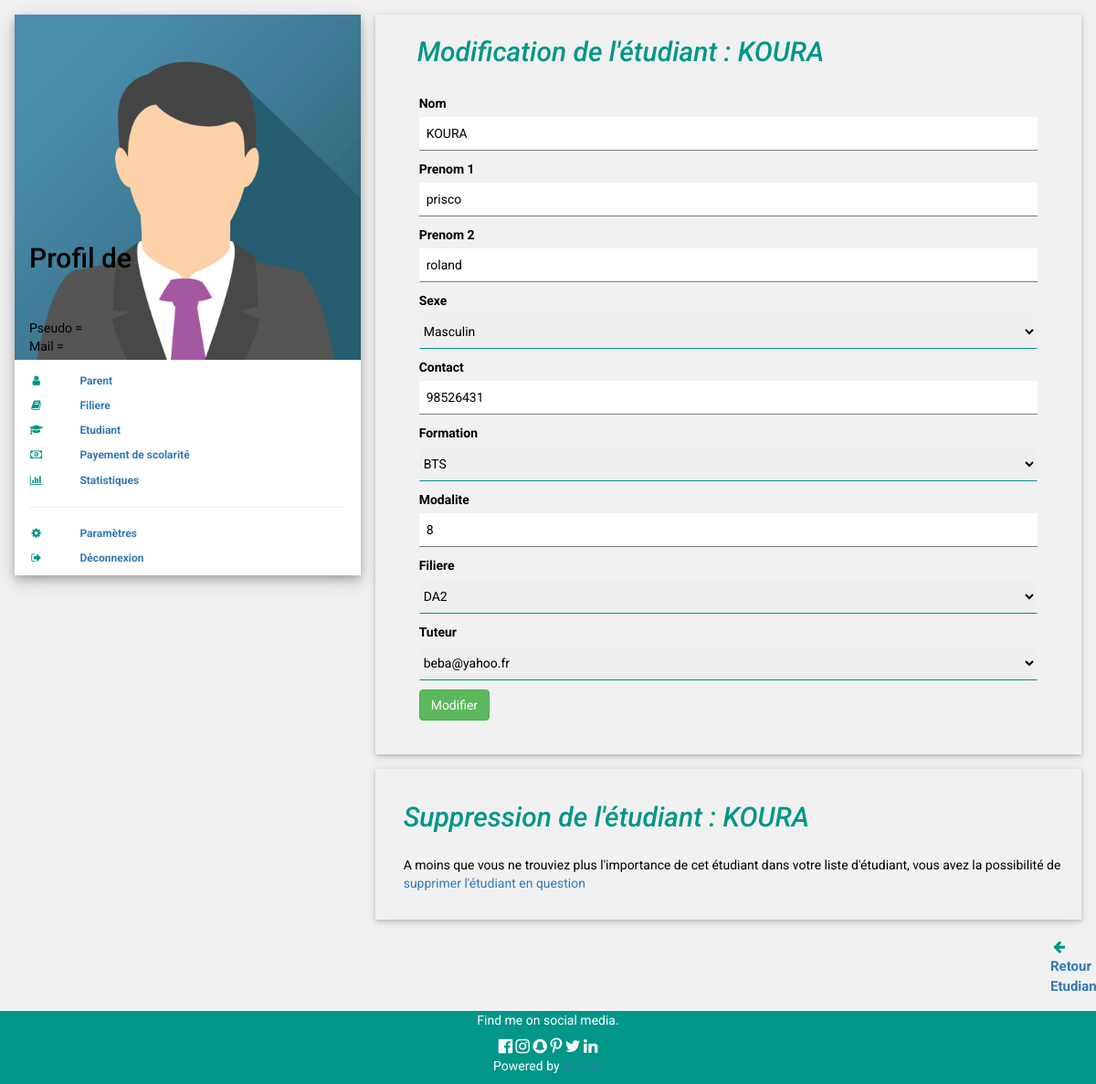
/etablissement_etudiant_action.php?mat=4, run on the app's committed database.
### tables this page shows
CREATE TABLE IF NOT EXISTS `etudiant` (
`mat` int(11) NOT NULL,
  `no` varchar(30) NOT NULL,
  `pr` varchar(15) NOT NULL,
  `pre` varchar(15) NOT NULL,
  `se` varchar(8) NOT NULL,
  `te` int(11) NOT NULL,
  `form` varchar(15) NOT NULL,
  `mo` int(2) NOT NULL,
  `fil` varchar(10) NOT NULL,
  `tut` varchar(50) NOT NULL,
  `identite` varchar(60) NOT NULL,
  `sco` int(11) NOT NULL
);

### etablissement_etudiant_action.php (the view, shortened to what this page needs)
<!DOCTYPE html>
<html>
<link rel="stylesheet" href="w3.css">
<link rel="stylesheet" href="font-awesome.min.css">
<link rel="stylesheet" href="bootstrap.min.css">
<body class="w3-light-grey">
<div class="w3-content w3-margin-top" style="max-width:1400px;">
  <div class="w3-row-padding">
    <div class="w3-third">
      <div class="w3-white w3-text-grey w3-card-4">
        <div class="w3-display-container">
          <img src="w3images/avatar3.png" style="width:100%" alt="Avatar">
          <div class="w3-display-bottomleft w3-container w3-text-black">
           <h2>Profil de <?php echo $_SESSION['pseudot']; ?></h2>
              <br/><br/>
             Pseudo = <?php echo $_SESSION['pseudot']; ?>
              <br/>
              Mail = <?php echo $_SESSION['mail']; ?>
                          </div>
        </div>
        <div class="w3-container">
        <br/>
         <p class="w3-small"><b><i class="fa fa-user fa-fw w3-margin-right w3-text-teal"></i><a href="etablissement_parent.php?id=<?php echo ($_SESSION['id']);?>" target="_parent" class="w3-padding-large w3-hover-white" style="text-decoration:none;">Parent</a></b></p>
         <p class="w3-small"><b><i class="fa fa-book fa-fw w3-margin-right w3-text-teal"></i><a href="etablissement_classe.php?id=<?php echo ($_SESSION['id']);?>" target="_parent" class="w3-padding-large w3-hover-white" style="text-decoration:none;">Filiere</a></b></p>
         <p class="w3-small"><b><i class="fa fa-graduation-cap fa-fw w3-margin-right w3-text-teal"></i><a href="etablissement_etudiant.php?id=<?php echo ($_SESSION['id']);?>" target="_parent" class="w3-padding-large w3-hover-white" style="text-decoration:none;">Etudiant</a></b></p>
         <p class="w3-small"><b><i class="fa fa-money fa-fw w3-margin-right w3-text-teal"></i><a href="etablissement_payement.php?id=<?php echo ($_SESSION['id']);?>" target="_parent" class="w3-padding-large w3-hover-white" style="text-decoration:none;">Payement de scolarité</a></b></p>
         <p class="w3-small"><b><i class="fa fa-bar-chart-o fa-fw w3-margin-right w3-text-teal"></i><a href="etablissement_payement.php?id=<?php echo ($_SESSION['id']);?>" target="_parent" class="w3-padding-large w3-hover-white" style="text-decoration:none;">Statistiques</a></b></p>
         <hr>
         <p class="w3-small"><b><i class="fa fa-gear fa-fw w3-margin-right w3-text-teal"></i><a href="etablissement_parametre.php?id=<?php echo ($_SESSION['id']);?>" target="_parent" class="w3-padding-large w3-hover-white" style="text-decoration:none;">Paramètres</a></b></p>
         <p class="w3-small"><b><i class="fa fa-sign-out fa-fw w3-margin-right w3-text-teal"></i><a href="deconnexion.php" target="_parent" class="w3-padding-large w3-hover-white" style="text-decoration:none;">Déconnexion</a></b></p>
        </div>
      </div><br>
    </div>
    <div class="w3-twothird">
      <?php
            $bdd = new PDO('mysql:host=127.0.0.1; dbname=scolariteweb','root', '');
            $mat=$_GET['mat'];
            $_select = $bdd->prepare("SELECT * FROM etudiant WHERE mat=$mat ");
            $_select->execute();
            while ($s=$_select->fetch(PDO::FETCH_OBJ)) {
          ?>
      <div class="w3-container w3-card-2  w3-margin-bottom">
        <h2 class="w3-text-teal w3-padding-4" style="margin-left:30px;"><i>Modification de l'étudiant : <?php echo $s->no;?> </i></h2>
        <div class="w3-container">
          <div class="w3-row-padding w3-light-grey w3-padding-16 w3-container">
          <div class="w3-content">
            <form method="POST" action="">
             <p>
          <label>Nom</label>
          <input class="w3-input" value="<?php echo $s->no;?>" autocomplete="off" name="nom" type="text"></p>
          <p>
          <label>Prenom 1</label>
          <input class="w3-input" value="<?php echo $s->pr;?>" autocomplete="off" name="pre" type="text"></p>
          <p>
          <label>Prenom 2</label>
          <input class="w3-input" value="<?php echo $s->pre;?>" autocomplete="off" name="pre1" type="text"></p>
          <p>
          <label>Sexe</label>
          <select name="sx" class="w3-select"  id="sx" >
              <option><?php echo $s->se;?></option>
              </select>
          </p>
          <p>
          <label>Contact</label>
          <input class="w3-input" value="<?php echo $s->te;?>" autocomplete="off" name="ct" type="tel"></p>
          <p>
          <label>Formation</label>
          <select name="for" class="w3-select" id="for">
                  <option><?php echo $s->form; ?></option>
                </select>
          </p>
          <p>
          <label>Modalite</label>
          <input class="w3-input" value="<?php echo $s->mo;?>" autocomplete="off" name="md" type="number"></p>
          <p>
          <label>Filiere</label>
          <select name="fil" class="w3-select"  id="fil" >
                    <option><?php echo $s->fil;?></option>
              <?php
                   $_select=$bdd->query("SELECT idfil,lib  FROM filiere");
              ?>
          </select>
          </p>
          <p>
          <label>Tuteur</label>
              <select name="tut" class="w3-select" id="tut">
                    <option><?php echo $s->tut;?></option>
              <?php
                  $_select=$bdd->query("SELECT mail  FROM tuteur");
              ?>
              </select>
          </p>
              <button  type="submit" class="btn btn-success" name="valider" >Modifier</button>
            </form><br/>
              </div>
          </div>
        </div>
      </div>
        <?php
      }
        ?>
        <?php
            $bdd = new PDO('mysql:host=127.0.0.1; dbname=scolariteweb','root', '');
            $mat=$_GET['mat'];
            $_select = $bdd->prepare("SELECT * FROM etudiant WHERE mat=$mat ");
            $_select->execute();
            while ($z=$_select->fetch(PDO::FETCH_OBJ)) {
          ?>
      <div class="w3-container w3-card-2 ">
        <h2 class="w3-text-teal w3-padding-16" style="margin-left:15px;"><i>Suppression de l'étudiant : <?php echo $z->no;?> </i></h2>
    <p style="margin-left:15px;">
      A moins que vous ne trouviez plus l'importance de cet étudiant dans votre liste d'étudiant, vous avez la possibilité de <a href="#demo" style="text-decoration:none; cursor:pointer;" data-toggle="collapse">supprimer l'étudiant en question</a>
    </p>
  <br/>
</div>
  </div><br/>
</div>
      </div>
      <?php
                   }
                   ?>
  </div><br/>
  <p class="w3-medium" style="margin-left:1150px;"><b><i class="fa fa fa-arrow-left fa-fw w3-margin-right w3-text-teal"></i><a href="etablissement_etudiant.php?id=<?php echo ($_SESSION['id']);?>" target="_parent" class="w3-padding-2" style="text-decoration:none;">Retour Etudiant</a></b></p>
<footer class="w3-container w3-teal w3-center w3-margin-top">
  <p>Find me on social media.</p>
  <i class="fa fa-facebook-official w3-hover-text-indigo w3-large"></i>
  <i class="fa fa-instagram w3-hover-text-purple w3-large"></i>
  <i class="fa fa-snapchat w3-hover-text-yellow w3-large"></i>
  <i class="fa fa-pinterest-p w3-hover-text-red w3-large"></i>
  <i class="fa fa-twitter w3-hover-text-light-blue w3-large"></i>
  <i class="fa fa-linkedin w3-hover-text-indigo w3-large"></i>
  <p>Powered by <a href="default.html" target="_blank">w3.css</a></p>
</footer>
</body>
</html>

### etablissement_etudiant_action.php (style rules this page uses)
html,body,h1,h2,h3,h4,h5,h6 { font-family: "Roboto", sans-serif }
a { cursor: pointer; text-decoration:none; }

### data on the page
etudiant: no "KOURA", nom "KOURA", pre "prisco", pre1 "roland", sx "Masculin", ct "98526431", for "BTS", md "8", fil "DA2", tut "beba@yahoo.fr"
